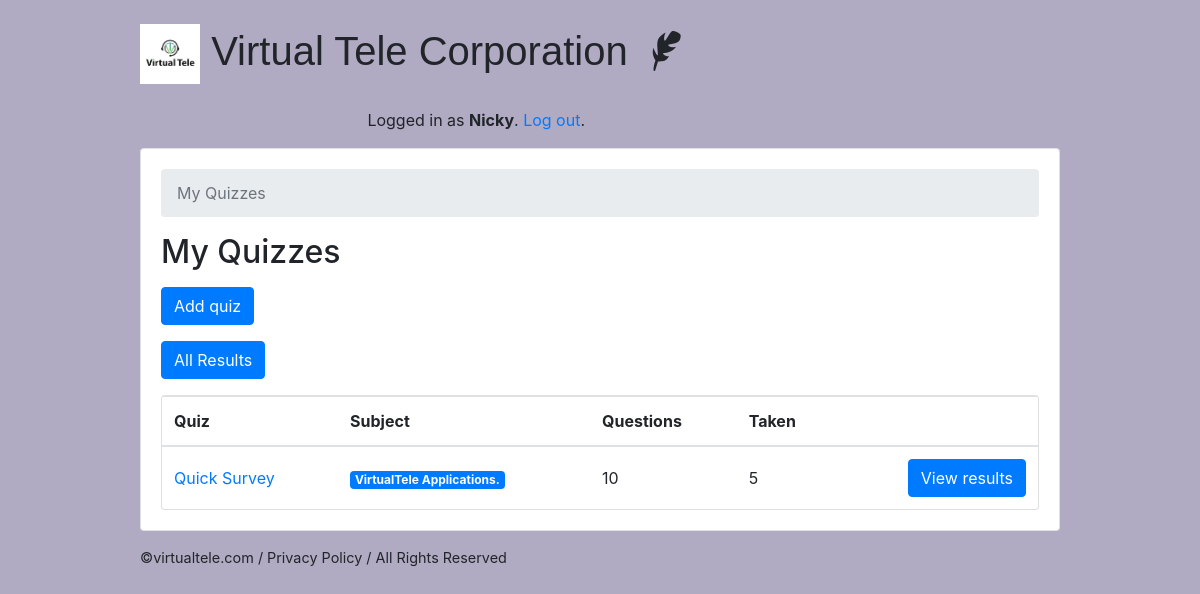
Screenshot of /recruiters/ (signed in) with the database file from the repository.
### classroom/models.py (models this page shows, shortened)
class User(AbstractUser):
    is_student = models.BooleanField(default=False)
    is_teacher = models.BooleanField(default=False)
    phone = models.CharField(max_length=60, blank=True, null=True)
    email = models.EmailField(blank=True, null=True)

class Quiz(models.Model):
    owner = models.ForeignKey(User, on_delete=models.CASCADE, related_name='quizzes')
    name = models.CharField(max_length=255)
    subject = models.ForeignKey(Subject, on_delete=models.CASCADE, related_name='quizzes')

class Subject(models.Model):
    name = models.CharField(max_length=30)
    color = models.CharField(max_length=7, default='#007bff')
    def get_html_badge(self):
        name = escape(self.name)
        color = escape(self.color)
        html = '<span class="badge badge-primary" style="background-color: %s">%s</span>' % (color, name)
        return mark_safe(html)

### classroom/views/teachers.py (the view)
# urls.py: path('', students.QuizListView.as_view(), name='quiz_list'),
@method_decorator([login_required, teacher_required], name='dispatch')
class QuizListView(ListView):
    model = Quiz
    ordering = ('name', )
    context_object_name = 'quizzes'
    template_name = 'classroom/teachers/quiz_change_list.html'
    def get_queryset(self):
        queryset = self.request.user.quizzes \
            .select_related('subject') \
            .annotate(questions_count=Count('questions', distinct=True)) \
            .annotate(taken_count=Count('taken_quizzes', distinct=True))
        return queryset

### classroom/templates/classroom/teachers/quiz_change_list.html
{% extends 'base.html' %}
{% block content %}
  <nav aria-label="breadcrumb">
    <ol class="breadcrumb">
      <li class="breadcrumb-item active" aria-current="page">My Quizzes</li>
    </ol>
  </nav>
  <h2 class="mb-3">My Quizzes</h2>
  <a href="{% url 'teachers:quiz_add' %}" class="btn btn-primary mb-3" role="button">Add quiz</a><br>
  <a href="{% url 'teachers:applicant_list' %}" class="btn btn-primary mb-3" role="button">All Results</a>
  <div class="card">
    <table class="table mb-0">
      <thead>
        <tr>
          <th>Quiz</th>
          <th>Subject</th>
          <th>Questions</th>
          <th>Taken</th>
          <th></th>
        </tr>
      </thead>
      <tbody>
        {% for quiz in quizzes %}
          <tr>
            <td class="align-middle"><a href="{% url 'teachers:quiz_change' quiz.pk %}">{{ quiz.name }}</a></td>
            <td class="align-middle">{{ quiz.subject.get_html_badge }}</td>
            <td class="align-middle">{{ quiz.questions_count }}</td>
            <td class="align-middle">{{ quiz.taken_count }}</td>
            <td class="text-right">
              <a href="{% url 'teachers:quiz_results' quiz.pk %}" class="btn btn-primary">View results</a>
            </td>
          </tr>
        {% empty %}
          <tr>
            <td class="bg-light text-center font-italic" colspan="5">You haven't created any quiz yet.</td>
          </tr>
        {% endfor %}
      </tbody>
    </table>
  </div>
{% endblock %}

### templates/base.html (shortened to what this page needs)
{% load static %}<!doctype html>
<html lang="en">
  <head>
    <link rel="stylesheet" href="https://maxcdn.bootstrapcdn.com/bootstrap/4.0.0/css/bootstrap.min.css">
    <link rel="stylesheet" type="text/css" href="{% static 'vendor/fontello-2f186091/css/fontello.css' %}">
    <link rel="stylesheet" type="text/css" href="{% static 'css/app.css' %}">
    {% if user.is_authenticated and user.is_teacher %}
      <link rel="stylesheet" type="text/css" href="{% static 'css/teachers.css' %}">
    {% else %}
      <link rel="stylesheet" type="text/css" href="{% static 'css/students.css' %}">
    {% endif %}
  </head>
  <body>
    <div class="container my-4">
      <div class="row justify-content-center">
        <div class="col-md-10 col-sm-12">
          <div class="row">
            <div class="col-12">
              <h1 class="logo">
                <a href="{% url 'home' %}"> <img src="{% static 'img/logoVT.jpg' %}" width="60" height="60" alt="">
                  Virtual Tele Corporation
                  {% if user.is_authenticated %}
                    {% if user.is_teacher %}
                      <span class="icon-feather" data-toggle="tooltip" data-placement="right" title="Teacher profile"></span>
                    {% else %}
                      <span class="icon-user" data-toggle="tooltip" data-placement="right" title="Student profile"></span>
                    {% endif %}
                  {% endif %}
                </a>
              </h1>
            </div>
            <div class="col-6 text-right">
              {% if user.is_authenticated %}
                <p class="pt-3">Logged in as <strong>{{ user.username }}</strong>. <a href="{% url 'logout' %}">Log out</a>.</p>
              {% endif %}
            </div>
          </div>
          <div class="card mb-3">
            <div class="card-body">
              {% block content %}
              {% endblock %}
            </div>
          </div>
          <footer>
            <a href="https://simpleisbetterthancomplex.com">©virtualtele.com</a>
            /
            <a href="# ">Privacy Policy</a>
            /
            <a href="# ">All Rights Reserved</a>
          </footer>
        </div>
      </div>
    </div>
  </body>
</html>

### static/css/app.css (style rules this page uses)
.logo { font-family: Arial, Helvetica, sans-serif; }
.logo a { color: #212529; text-decoration: none; }
footer { font-size: .9rem; }
footer a { color: #212529; }

### static/css/teachers.css (style rules this page uses)
body { background-color: #b0aac2; }

### rows the page displays
User: username "Nicky"
Quiz: name "Quick Survey", subject.get_html_badge "VirtualTele Applications.", questions_count "10", taken_count "5"
